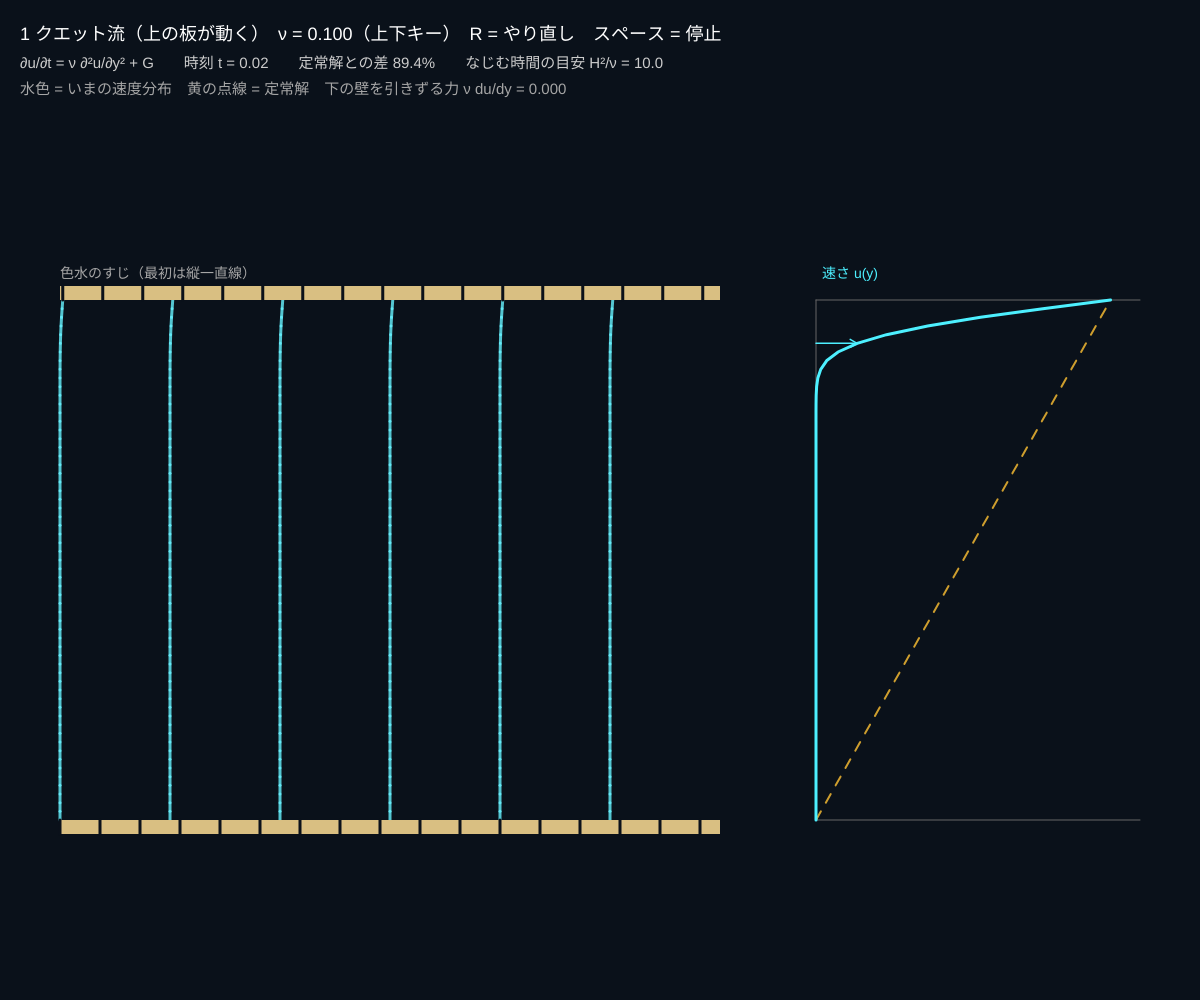
Frame 1 (no input)
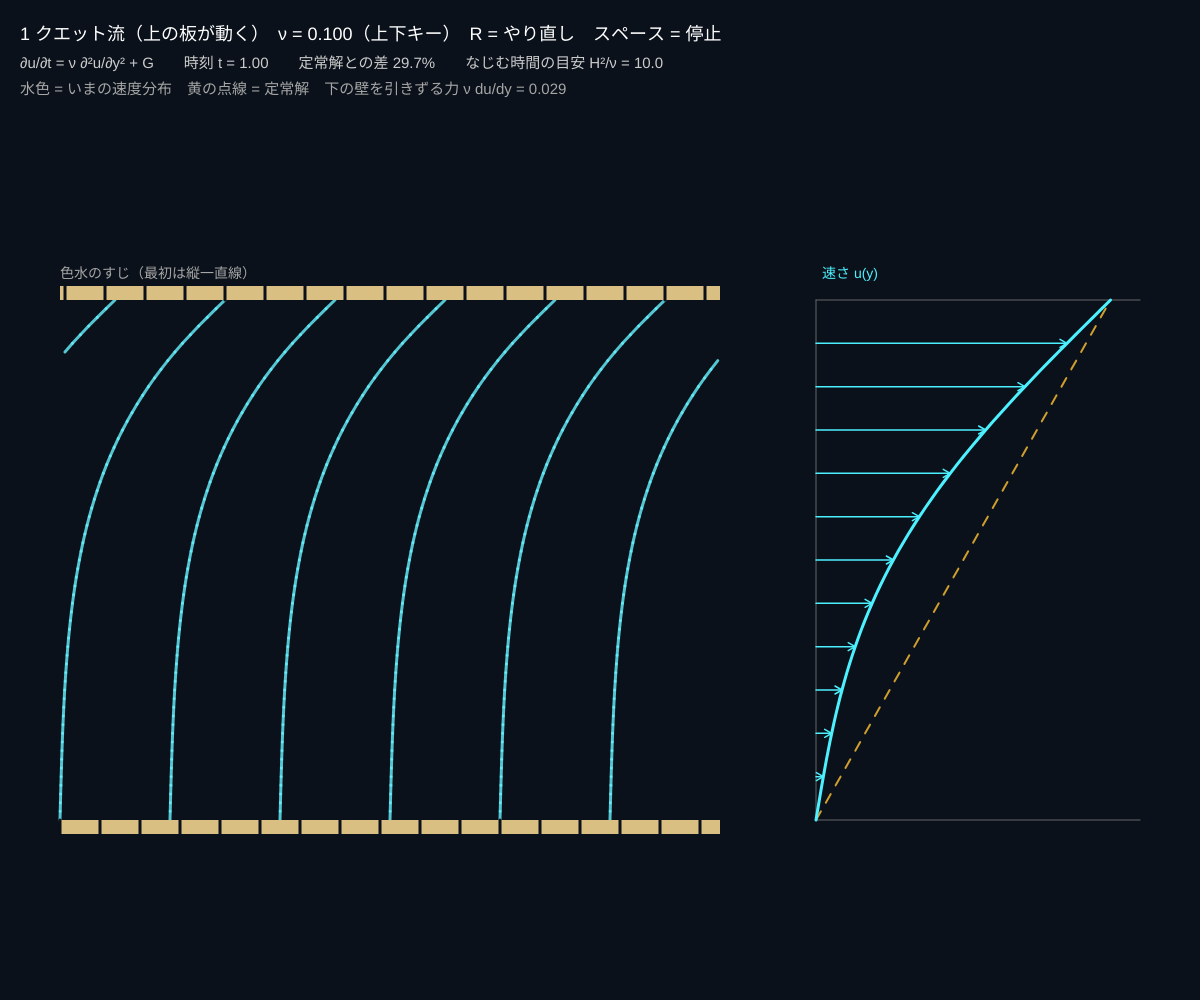
Frame 60 (no input)
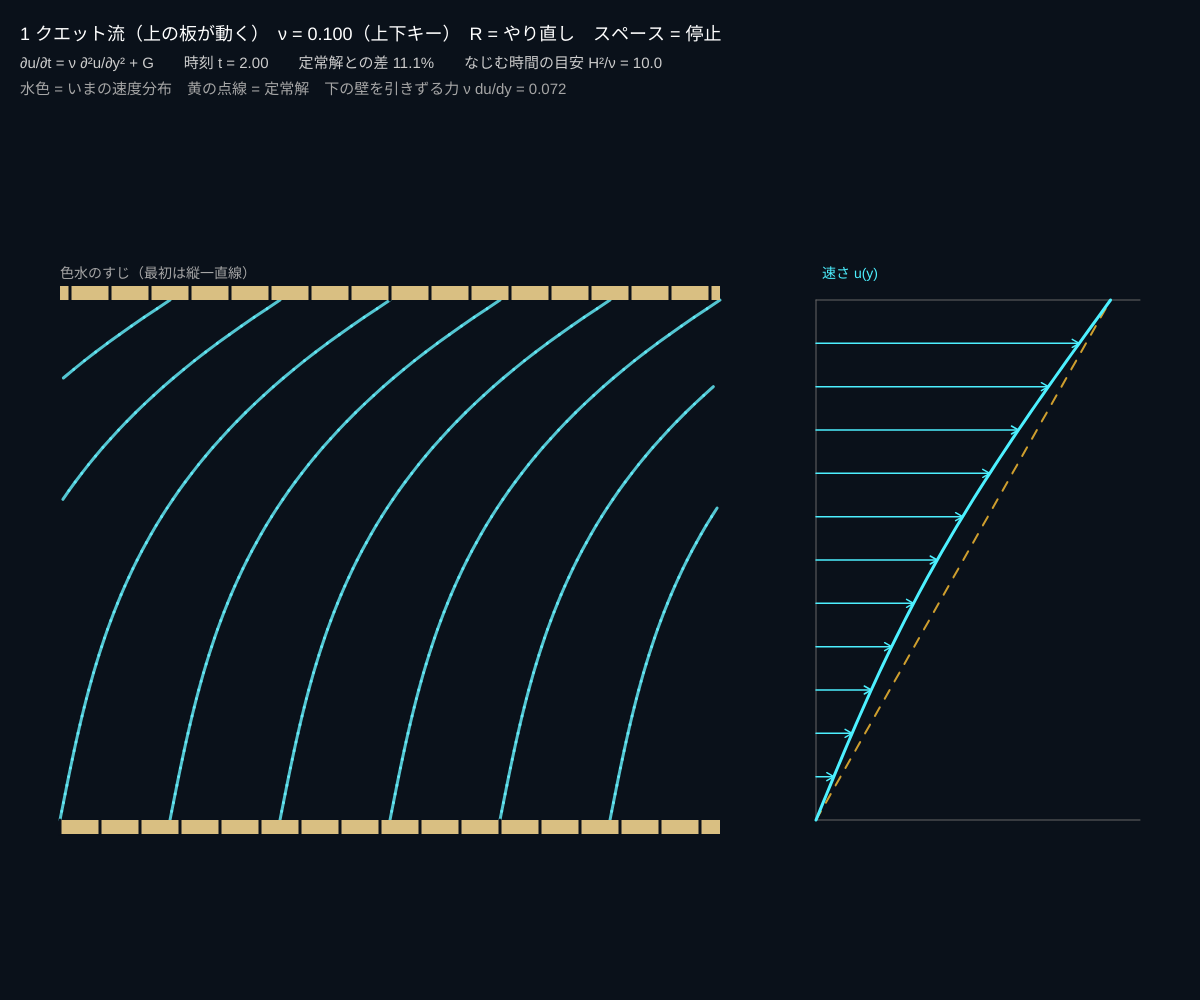
Frame 120 (the mouse pressed at the canvas centre since frame 60)

The p5.js sketch that drew these frames (run headless with seeded random() and noise() and a simulated clock; from frame 60 on, the mouse is pressed at the canvas centre):

// p5.js sketch
// ── sketch.js
// ============================================
// 06 粘性 ─ クエット流とポアズイユ流
// 粘性 = となりの層を「引きずる」性質。速さの差をならして、運動量を横に伝える
// 2 枚の板のあいだの流れは、ナヴィエ・ストークス方程式がとても簡単になる：
//   ∂u/∂t = ν ∂²u/∂y² + G　　（ν = 動粘性係数、G = 圧力こう配による押す力）
// これは熱の拡散と同じ「拡散方程式」。止まった状態から始めて、定常解に近づくようすを見る
//   1 = クエット流（上の板を動かす → 直線）　2 = ポアズイユ流（圧力で押す → 放物線）　3 = 両方
// 1〜3 = 流れ / 上下キー = 粘性 ν / R = 止めた状態からやり直し / スペース = 一時停止
// ============================================

let nu = 0.1; // ★ 動粘性係数 ν（すき間 H = 1 としたときの値）
let Utop = 1.0; // ★ 上の板の速さ
let G = 0.8; // ★ 圧力こう配で押す力（ρ で割ったもの）
let scene = 1;
let N = 61; // 格子点の数（壁から壁まで）
let u, t = 0, paused = false;
let cols = []; // 色水のすじ（最初は縦一直線）

function setup() {
  createCanvas(windowWidth, windowHeight);
  colorMode(HSB, 360, 100, 100, 100);
  restart();
}

function restart() {
  u = new Float32Array(N);
  t = 0; cols = [];
  for (let k = 0; k < 6; k++) cols.push(new Float32Array(N).fill(k / 6));
}

function topSpeed() { return scene === 2 ? 0 : Utop; }
function push1() { return scene === 1 ? 0 : G; }
// 定常解（時間がたったあとの形）：直線 + 放物線
function steady(y) { return topSpeed() * y + push1() / (2 * nu) * y * (1 - y); }

// ★ 拡散方程式を 1 歩進める：u[i] の変化 = ν × (上 − 2 × 自分 + 下) / Δy² + G
function stepFlow(dt) {
  let dy = 1 / (N - 1), a = nu * dt / (dy * dy), g = push1();
  let old = u.slice();
  for (let i = 1; i < N - 1; i++) u[i] = old[i] + a * (old[i - 1] - 2 * old[i] + old[i + 1]) + g * dt;
  u[0] = 0; u[N - 1] = topSpeed(); // 壁では流体は壁と同じ速さ（すべりなし条件）
}

function draw() {
  background(215, 60, 10);
  let frameDt = paused ? 0 : 1 / 60;
  // 陽解法は ν Δt / Δy² ≤ 0.5 でないと発散するので、1 フレームを細かく分ける
  let dy = 1 / (N - 1), sub = Math.max(1, Math.ceil(frameDt * nu / (0.4 * dy * dy)));
  for (let k = 0; k < sub; k++) stepFlow(frameDt / sub);
  t += frameDt;

  let x0 = width * 0.05, x1 = width * 0.6, yB = height * 0.82, yT = height * 0.3, W = x1 - x0, H = yB - yT;
  let ypx = (i) => yB - H * i / (N - 1);

  // ---- 色水のすじ：それぞれの高さの速さで右へ流される（速度分布を積み上げた形になる）
  noFill(); strokeWeight(3);
  for (let n = 0; n < cols.length; n++) {
    let c = cols[n];
    for (let i = 0; i < N; i++) { c[i] += u[i] * frameDt * 0.25; c[i] -= Math.floor(c[i]); }
    stroke(185, 60, 100, 80);
    for (let i = 1; i < N; i++) if (Math.abs(c[i] - c[i - 1]) < 0.5) line(x0 + c[i - 1] * W, ypx(i - 1), x0 + c[i] * W, ypx(i));
  }
  // ---- 板
  noStroke(); fill(42, 40, 85);
  rect(x0, yB, W, 14); rect(x0, yT - 14, W, 14);
  stroke(215, 60, 10); strokeWeight(3);
  let slide = (t * topSpeed() * 0.25 * W) % 40;
  for (let x = x0 + slide; x < x1; x += 40) line(x, yT - 14, x, yT); // 上の板のしま模様（動きが見える）
  for (let x = x0; x < x1; x += 40) line(x, yB, x, yB + 14);
  if (scene !== 1) { stroke(12, 70, 100); strokeWeight(4); arrowLine(x0 - 30, (yB + yT) / 2, x0 - 4, (yB + yT) / 2); }

  // ---- 右：速度分布のグラフ（横 = 速さ u、縦 = 高さ y）
  let gx = width * 0.68, gw = width * 0.27, top = 1.1;
  for (let i = 0; i < N; i++) top = Math.max(top, steady(i / (N - 1)) * 1.08);
  let sc = gw / top;
  stroke(0, 0, 40); strokeWeight(1);
  line(gx, yT, gx, yB); line(gx, yB, gx + gw, yB); line(gx, yT, gx + gw, yT);
  stroke(42, 80, 100, 80); strokeWeight(2); noFill(); // 定常解（点線）
  for (let i = 0; i < N - 1; i += 2) line(gx + steady(i / (N - 1)) * sc, ypx(i), gx + steady((i + 1) / (N - 1)) * sc, ypx(i + 1));
  stroke(185, 70, 100); strokeWeight(3);
  beginShape();
  for (let i = 0; i < N; i++) vertex(gx + u[i] * sc, ypx(i));
  endShape();
  strokeWeight(1.5);
  for (let i = 5; i < N - 1; i += 5) if (Math.abs(u[i] * sc) > 6) arrowLine(gx, ypx(i), gx + u[i] * sc, ypx(i));

  // ---- 数字
  let err = 0, big = 1e-6;
  for (let i = 0; i < N; i++) { err += Math.abs(u[i] - steady(i / (N - 1))); big += Math.abs(steady(i / (N - 1))); }
  let shear = nu * (u[1] - u[0]) / dy; // 下の壁を引きずる力（せん断応力 ÷ ρ）= ν du/dy
  noStroke(); fill(0, 0, 100); textSize(18);
  text(['', '1 クエット流（上の板が動く）', '2 ポアズイユ流（圧力で押す）', '3 クエット + ポアズイユ'][scene] + '　ν = ' + nf(nu, 1, 3) + '（上下キー）　R = やり直し　スペース = ' + (paused ? '再生' : '停止'), 20, 40);
  fill(0, 0, 80); textSize(15);
  text('∂u/∂t = ν ∂²u/∂y² + G　　時刻 t = ' + nf(t, 1, 2) + '　　定常解との差 ' + nf(100 * err / big, 1, 1) + '%　　なじむ時間の目安 H²/ν = ' + nf(1 / nu, 1, 1), 20, 68);
  fill(0, 0, 65);
  text('水色 = いまの速度分布　黄の点線 = 定常解　下の壁を引きずる力 ν du/dy = ' + nf(shear, 1, 3), 20, 94);
  fill(185, 70, 100); textSize(14); text('速さ u(y)', gx + 6, yT - 22);
  fill(0, 0, 65); text('色水のすじ（最初は縦一直線）', x0, yT - 22);
}

function arrowLine(x1, y1, x2, y2) {
  line(x1, y1, x2, y2);
  let d = x2 > x1 ? -7 : 7;
  line(x2, y2, x2 + d, y2 - 4); line(x2, y2, x2 + d, y2 + 4);
}

function keyPressed() {
  if (key === '1' || key === '2' || key === '3') { scene = Number(key); restart(); }
  if (key === UP_ARROW) nu = Math.min(nu * 1.3, 0.6);
  if (key === DOWN_ARROW) nu = Math.max(nu / 1.3, 0.04);
  if (key === 'r' || key === 'R') restart();
  if (key === ' ') paused = !paused;
}

// ---------- やってみよう ----------
// 1. 1 のクエット流で R。板の動きが下の層へ「しみこむ」ようすを見る。直線になるまで何秒？
// 2. ν を上げると早くなじむ（時間は H²/ν に比例）。はちみつと水、どちらが早い？
// 3. 2 のポアズイユ流：ν を上げると最大の速さは下がる（u_max = G H² / 8ν）。確かめよう
// 4. 3 にして G を 4 にすると、下のほうが板より速くなる。G を −4 にすると逆流する場所ができる
// 5. draw の中の 0.4 を 0.6 に変えると計算がこわれる（数値不安定）。どんなふうにこわれる？
